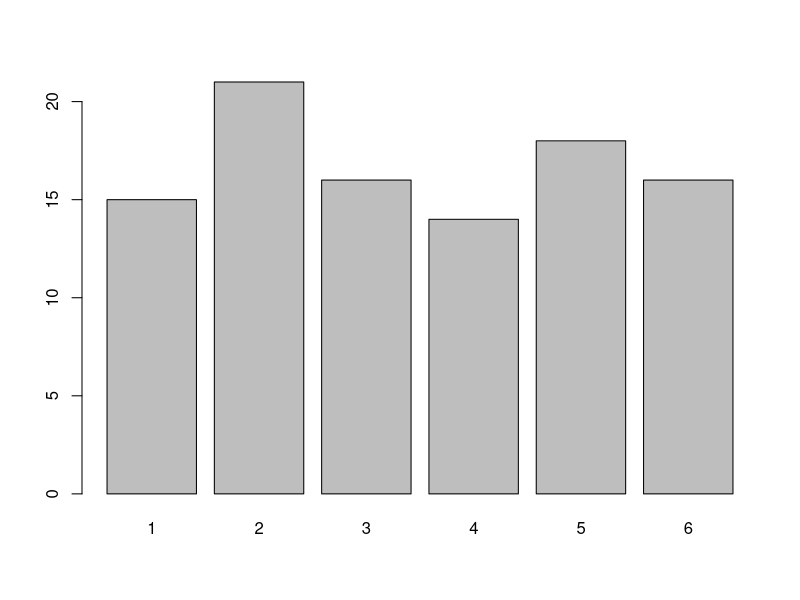
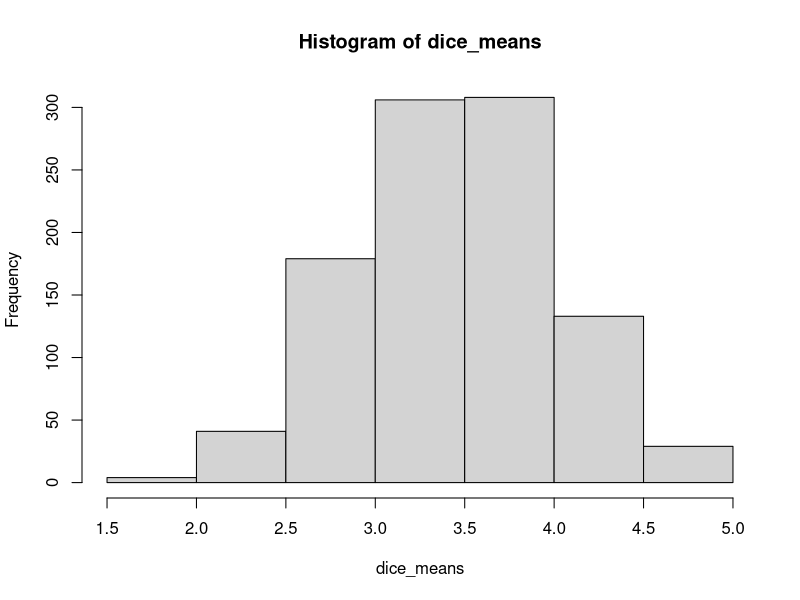
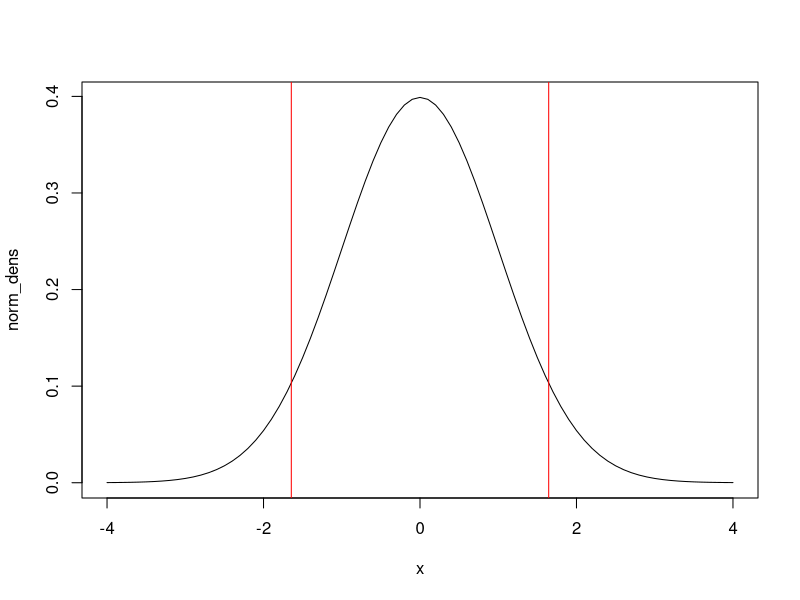
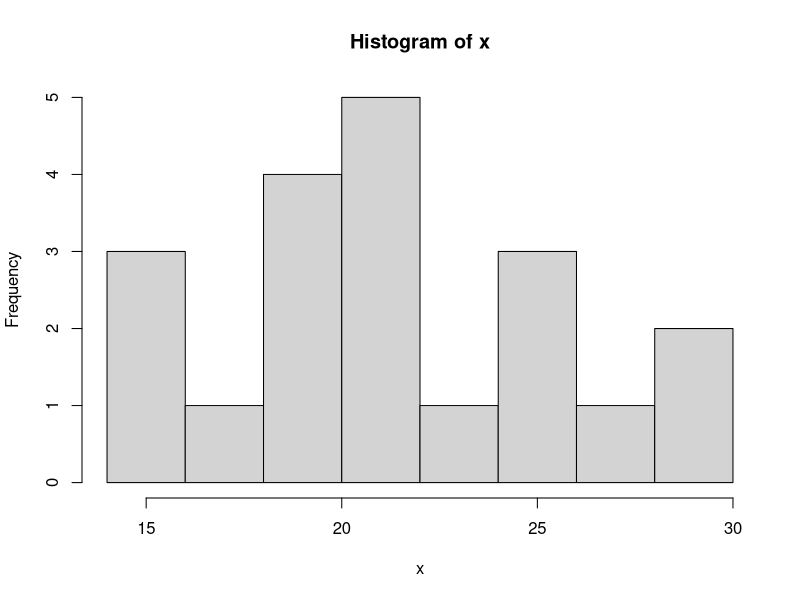
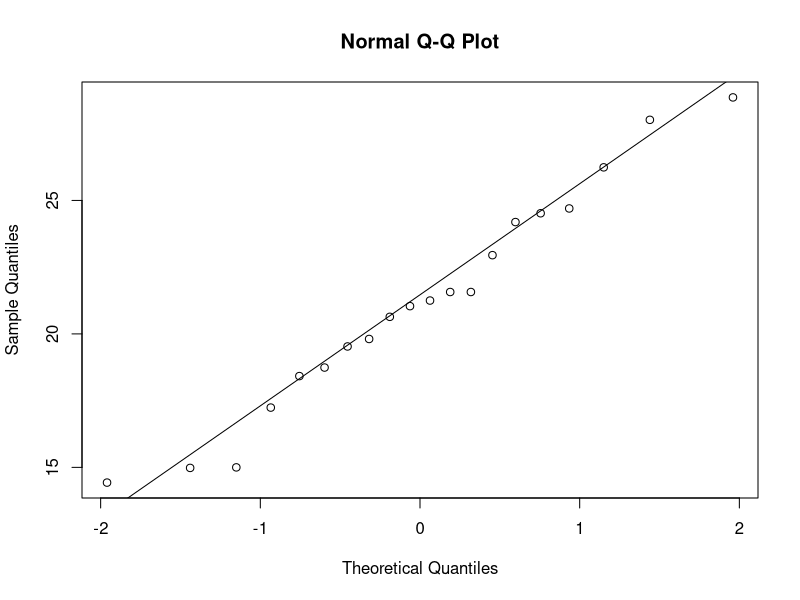
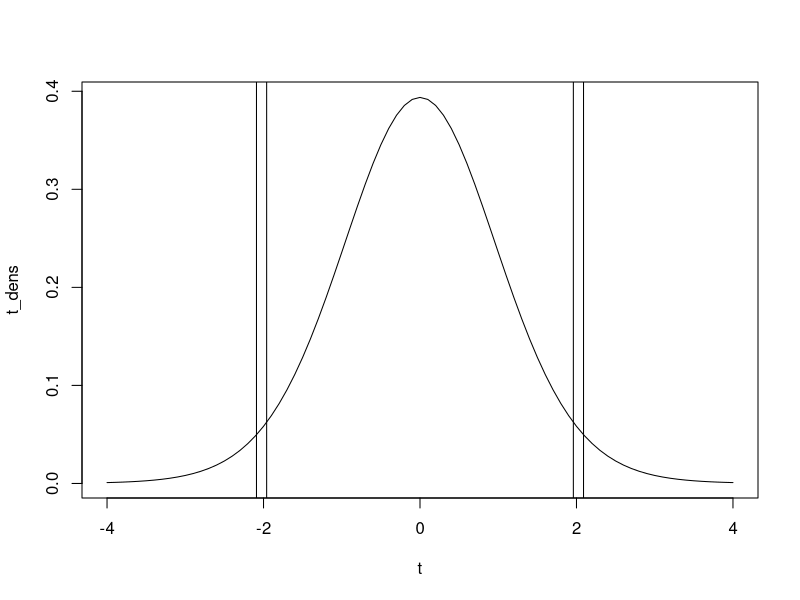

Write the R code that produced these figures, in order.
## Sample dice roll 100 times using sample() + replace = TRUE
?sample
dice_samps <- sample(1:6, 
                     size = 100,
                     replace = TRUE)


## tabulate and plot with barplot
dice_tab <- table(dice_samps)
barplot(dice_tab)

## get the mean and sd of the samples
mean(dice_samps)
sd(dice_samps)

## Sample 1000 samples of size 100
n_experiment <- 1000
sample_n <- 10

# create vector to store the means
dice_means <- rep(NA,n_experiment)

# loop over the experiments

for(i in 1:n_experiment)
{
  dice_samps <- sample(1:6, 
                       size = sample_n,
                       replace = TRUE)
  dice_means[i] <- mean(dice_samps)
}
  

## create a histogram of the means
hist(dice_means)

## population parameters for dice roll incl. standard error

## CI for dice roll true mean - get a single sample of size 40

N <- 40

dice_exp <- sample(1:6, 
                   size = N,
                   replace = TRUE)


## estimates based on sample means
xbar <- mean(dice_exp)
s <- sd(dice_exp)
se <- s/sqrt(N)

## CI
xbar - 1.96*se
xbar + 1.96*se

## show the normal curve
x <- seq(-4,4,by = 0.1)
norm_dens <- dnorm(x,0,1)

plot(x, norm_dens, type = "l")
abline(v = qnorm(0.05, mean = 0, sd = 1), col = "red")
abline(v = qnorm(0.95, 0,1), col = "red")
# get the z value and the CI

# 95% CI (2.72,3.78)

## Normal dist compared to t dist

#A study is conducted to measure the grams of protein for a sample of energy bars. 
#The label claims that the bars have 20 grams of protein. We want to know if the labels are correct or not.
x <- c(14.98, 28.02, 26.24, 24.52, 15.00, 21.04, 21.25, 24.19, 21.57, 14.43, 22.95, 24.70, 28.86, 20.64, 19.81,
       17.24, 21.57, 18.74, 19.53, 18.42)
N <- length(x)

## Check normality assumptions

# plot hist
hist(x)

# qqnorm() + qqline()
qqnorm(x)
qqline(x)

# shapiro.test()
# Ho: data come from a normal distribution
# Ha: not normal
## alpha = 5% (0.05)
shapiro.test(x)

## Get the CI
# what does the t-distribution look like
t <- seq(-4,4,by = 0.1)

t_dens <- dt(t,df = N-1)

plot(t, t_dens, type = "l")
abline(v = 2.09)
abline(v = -2.09)
abline(v = 1.96)
abline(v = -1.96)


# get the t value
t_value <- qt(0.05,df = N-1)

# 95% CI 
s <- sd(x)
se <- s/sqrt(N)

xbar <- mean(x)

xbar - t_value*se
xbar + t_value*se